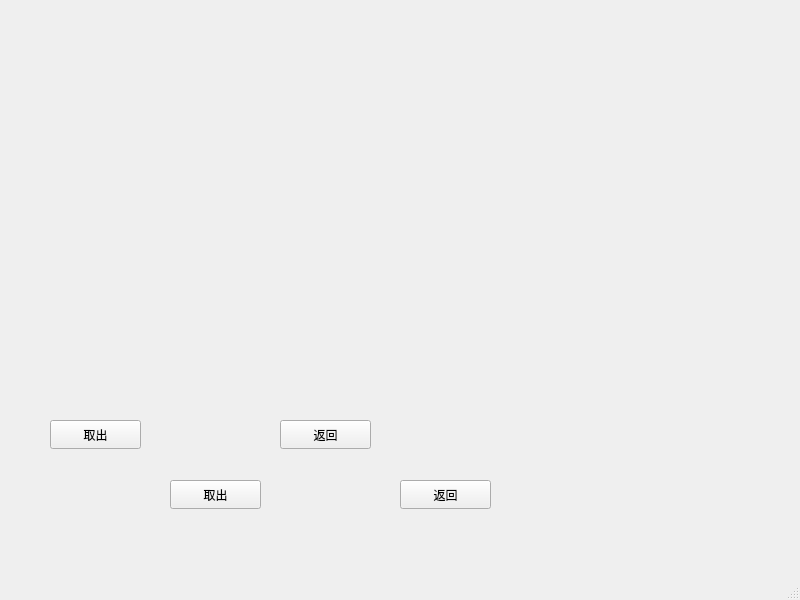
<?xml version="1.0" encoding="UTF-8"?>
<ui version="4.0">
 <class>GO</class>
 <widget class="QMainWindow" name="GO">
  <property name="geometry">
   <rect>
    <x>0</x>
    <y>0</y>
    <width>800</width>
    <height>600</height>
   </rect>
  </property>
  <property name="windowTitle">
   <string>MainWindow</string>
  </property>
  <widget class="QWidget" name="centralwidget">
   <widget class="QLabel" name="label">
    <property name="geometry">
     <rect>
      <x>20</x>
      <y>10</y>
      <width>131</width>
      <height>131</height>
     </rect>
    </property>
    <property name="styleSheet">
     <string notr="true">image: url(:/new/prefix1/New/1.jpg);</string>
    </property>
    <property name="text">
     <string/>
    </property>
   </widget>
   <widget class="QPushButton" name="pushButton">
    <property name="geometry">
     <rect>
      <x>50</x>
      <y>420</y>
      <width>91</width>
      <height>29</height>
     </rect>
    </property>
    <property name="text">
     <string>取出</string>
    </property>
   </widget>
   <widget class="QPushButton" name="pushButton_2">
    <property name="geometry">
     <rect>
      <x>280</x>
      <y>420</y>
      <width>91</width>
      <height>29</height>
     </rect>
    </property>
    <property name="text">
     <string>返回</string>
    </property>
   </widget>
   <widget class="QLabel" name="label_2">
    <property name="geometry">
     <rect>
      <x>170</x>
      <y>70</y>
      <width>181</width>
      <height>31</height>
     </rect>
    </property>
    <property name="text">
     <string/>
    </property>
   </widget>
   <widget class="QLabel" name="label_3">
    <property name="geometry">
     <rect>
      <x>290</x>
      <y>130</y>
      <width>181</width>
      <height>31</height>
     </rect>
    </property>
    <property name="text">
     <string/>
    </property>
   </widget>
   <widget class="QPushButton" name="pushButton_3">
    <property name="geometry">
     <rect>
      <x>170</x>
      <y>480</y>
      <width>91</width>
      <height>29</height>
     </rect>
    </property>
    <property name="text">
     <string>取出</string>
    </property>
   </widget>
   <widget class="QLabel" name="label_4">
    <property name="geometry">
     <rect>
      <x>140</x>
      <y>70</y>
      <width>131</width>
      <height>131</height>
     </rect>
    </property>
    <property name="styleSheet">
     <string notr="true">image: url(:/new/prefix1/New/1.jpg);</string>
    </property>
    <property name="text">
     <string/>
    </property>
   </widget>
   <widget class="QPushButton" name="pushButton_4">
    <property name="geometry">
     <rect>
      <x>400</x>
      <y>480</y>
      <width>91</width>
      <height>29</height>
     </rect>
    </property>
    <property name="text">
     <string>返回</string>
    </property>
   </widget>
  </widget>
  <widget class="QMenuBar" name="menubar">
   <property name="geometry">
    <rect>
     <x>0</x>
     <y>0</y>
     <width>800</width>
     <height>26</height>
    </rect>
   </property>
  </widget>
  <widget class="QStatusBar" name="statusbar"/>
 </widget>
 <resources/>
 <connections/>
</ui>
